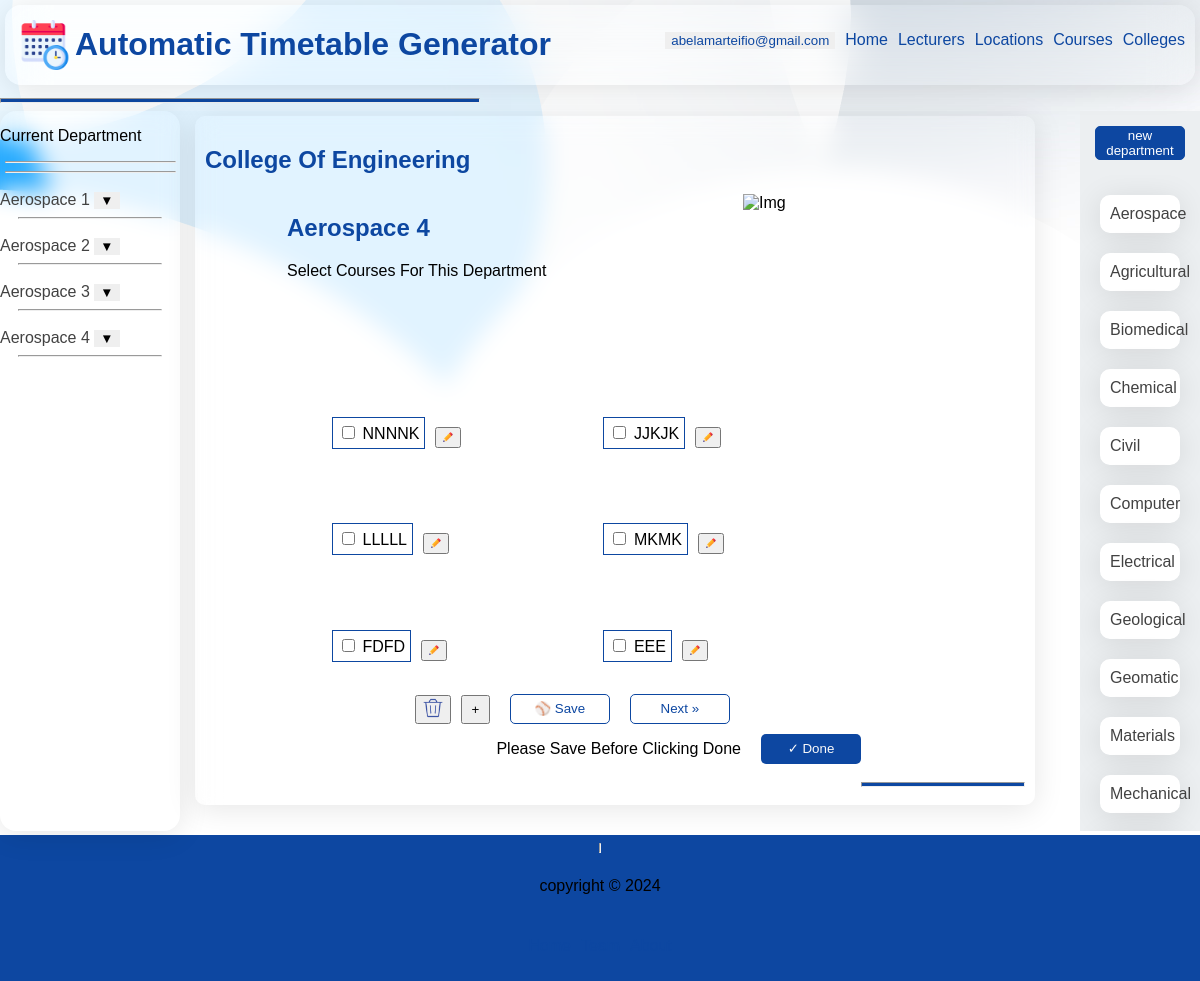
The app's page /abelamarteifio@gmail.com/select/1/Aerospace/4 with its own data.
### webversion/models.py (models this page shows, shortened)
class UserAccount(models.Model):
    email = models.EmailField(null=True, max_length=255)
    password = models.CharField(max_length=255, null=True)

class Department(models.Model):
    name = models.CharField(max_length=255, null=True)
    code = models.CharField(max_length=50, null=True)
    college_main = models.ForeignKey("College", on_delete=models.CASCADE, related_name="department_college", null=True)
    college = models.CharField(max_length=255, null=True)
    max_yg = models.PositiveSmallIntegerField(default=4, null=True)
    creator = models.ForeignKey(UserAccount, on_delete=models.CASCADE, related_name="department_creator", null=True)
    limited = models.BooleanField(null=True)

class College(models.Model):
    name = models.CharField(null=True,max_length=255)
    creater = models.ForeignKey("UserAccount", on_delete=models.CASCADE, related_name="college_user")
    rows_per_day = models.PositiveSmallIntegerField(null=True)
    days_per_week = models.PositiveSmallIntegerField(null=True)

class Course(models.Model):
    code = models.CharField(max_length=15)
    name = models.CharField(max_length=255, null=True)
    lecturer = models.ForeignKey("Lecturer", on_delete=models.CASCADE, related_name="alecturer", null=True)
    department = models.ForeignKey("Department", on_delete=models.CASCADE, related_name="adepartment", null=True)
    hours = models.PositiveSmallIntegerField(default=2, null=True)
    has_labs = models.BooleanField(default=False, null=True)
    is_combined = models.BooleanField(default=False, null=True)
    is_lab_only = models.BooleanField(default=False, null=True)
    is_elective = models.BooleanField(default=False, null=True)
    lab_hours = models.PositiveSmallIntegerField(default=0, null=True)
    is_contiguous_lab_time = models.BooleanField(default=0, null=True)
    year_group = models.PositiveSmallIntegerField(null=True)
    estimated_class_size = models.PositiveIntegerField(default=200, null=True)
    creator = models.ForeignKey(UserAccount, on_delete=models.CASCADE, related_name="course_creator", null=True)

### webversion/views.py (the view, shortened to what this page needs)
# urls.py: path('<str:email>/select/<int:college_id>/<str:dname>/<int:id>', views.secondPage, name='pagetwo'),
def secondPage(request, email, college_id, dname,id):
    user_id = UserAccount.objects.get(email=email).id
    template = loader.get_template("page2.html")
    college = College.objects.get(id=college_id)
    department = Department.objects.get(name=dname, college_main_id=college_id, creator_id=user_id)
    departments = Department.objects.filter(college_main_id=college_id)
    max_yg = department.max_yg
    year_groups = [i for i in range(1,max_yg+1)]
    course = Course.objects.filter(department_id = department.id, year_group=id)
    average_Courses_Per_Day = 5
    locations = Location.objects.filter(creator_id=user_id)
    result = {}
    for course_id in selected_courses:
        scourse = Course.objects.get(id=course_id)
        result[course_id] = scourse
    lastdepartment = departments.filter().last().id
    firstdepartment = departments.filter().first().id
    page = id - 1
    tp = id
    if((page == 0) and (department.id is not lastdepartment)):
        d = department.id + 1
        dname = departments.get(id = d)
        page = 4
    if((department.id == lastdepartment) and (page == 0)):
        page = "viewselected"
    context = {
        "courses" : course, "departments" : departments,"college": college_id
        ,"ldept":lastdepartment, "result":result, "year_groups": year_groups,
          "dname": dname, "page" : page, "tp":tp, "department": department,
          "email":email, "college_name":college.name,"n_locations":len(locations)
          }
    return HttpResponse(template.render(context, request))

### webversion/Templates/page2.html (shortened to what this page needs)
{% extends 'main.html' %}
{% load static %}
    {% block content %}
<div class="deptsection">
<div class="sidenav">
    <div class="leftsubnav">
        <p>current department</p>
        <hr width="95%">
        <hr width="95%">
        {% for year_group in year_groups %}
        <div class="subnav">
            <a href="{% url 'pagetwo' email department.college_main_id department.name year_group %}">{{department.name}} {{year_group}}</a>
            <button type="button" class="drpsymbol" onclick="dropDown()" style="border: none;">&#x25bc;</button>
        </div>
        <hr width="80%">
        {% endfor %}
    </div>
</div>
<div class="main">
    <h2>college of {{college_name}}</h2>
    <div class="mainhead">
        <div class="left">
            <h2>{{ department.name }} {{ tp }}</h2>
            <p>Select courses for this Department</p>
        </div>
        <img id="book1" src="{% static 'book1.gif' %}" alt="img">
    </div>
    <div class="firstyear">
        <form method="post">
            <div class="scourses">
                {% for course in courses %}
                <div class="inner">
                    <div class="selectcourses" onclick="checkbox(id)" id="course{% cycle "1" "2" "3" "4" "5" "6" "7" "8" "9" "10" "11" "12" "13" "14" "15" "16" "17" "18" "19" "20" "21" "22" "23" %}">
                        <input type="checkbox" id="{{ course.code }}" value="{{ course.id }}" name="course{% cycle "1" "2" "3" "4" "5" "6" "7" "8" "9" "10" "11" "12" "13" "14" "15" "16" "17" "18" "19" "20" "21" "22" "23" %}">
                        <label for="{{ course.code }}">
                            {{course.code}}
                        </label>
                    </div>
                    <a href="{% url 'editCourse' email course.code course.id %}" target="_parent"">
                        <button id="editCourse" type="button" value="{{ course.id }}">
                            <img src="{% static 'pencil.png' %}" alt="EditCourse" width="10px" height="10px">
                        </button>
                    </a>
                </div>
                {% empty %}
                <p>empty &#8594;</p><br>
                <p>please select the <strong>plus &plus;</strong> button</button></p>
                {% endfor %}
            </div>
            <div class="btns">
                <button type="submit" id="deletecourse" formmethod="post" formaction="{% url 'deletecourse' email college department.name tp %}">
                    <img src="{% static 'trash-can.png' %}" width="20px" height="20px">
                </button>
                <a href="{% url 'createCourse' email department.id tp %}">
                    <button type="button" id="addCourse" value="Add A Course" style="width: 29px; height: 29px; margin-left: 10px;">
                        &plus;
                    </button>
                </a>
                <a href=""><button id="save" type="submit" value="post">&#9918; Save</button></a>
                {% if page >= 1 %}
                <button id="nextbtn" type="submit" value="post" formaction="{% url 'pagetwo' email college dname page %}">Next &raquo;</button>
                {% endif %}
            </div>
            <div class="span">
                <p>Please save before clicking done</p>
            <button id="done" type="submit" value="post" formaction="{% url 'viewSelected' email college %}">&#10003; Done</button>
            </div>
        </form>
    </div>
    <hr width="20%" style="height: 5px; background-color: #0d47a1; float: right;">
</div>
<div class="rightnav">
    <div class="rightsubnav-link">
        <a href="/{{email}}/createDepartment/{{college}}/pagetwo"><button>new department</button></a>
    </div>
    <div class="rightsubnav">
        {% for department in departments %}
        <div class="departments" id="dept{% cycle "1" "2" "3" "4" "5" "6" "7" "8" "9" "10" "11" "12" "13" "14" "15" "16" "17" "18" "19" "20" "21" "22" "23" %}">
            <a href="{% url 'pagetwo' email department.college_main_id department.name department.max_yg %}">
                {{department.name}}
            </a>
        </div>
    {% endfor %}
    </div>
</div>
</div>
{% endblock %}

### webversion/Templates/main.html (shortened to what this page needs)
{% load static %}
<!DOCTYPE html>
<html lang="en">
<head>
    <link rel="stylesheet" href="{% static 'style.css' %}">
</head>
<body id="main-body">
    <header id="header">
        <div class="subHead">
            <div class="logo">
                    <img src="{% static 'logo.png' %}" alt="logo" width="50px" height="50px"/>
                <h1>Automatic Timetable Generator</h1>
            </div>
            <nav class="TopNavBar">
                <ul>
                    {% if email %}
                    <li>
                        <button id="email1" type="button" onclick="uPanel()">
                            {{email}}
                        </button>
                    </li>
                    {% endif %}
                    <li>
                        <a href="/0">home</a>
                    </li>
                    {% if email %}
                    <li>
                        <a href="{% url 'alllecturers' email %}">lecturers</a>
                    </li>
                    <li>
                        <a href="{% url 'locations' email %}">locations</a>
                    </li>
                    {% if college < 100 %}
                    <li>
                        <a href="{% url 'viewSelected' email college %}">courses</a>
                    </li>
                    <li>
                        <a href="{% url 'colleges' email %}">colleges</a>
                    </li>
                {% endif %}
                {% endif %}
            </nav>
        </div>
        <hr>
    </header>
    <div class="body">
    {% block content %}
    {% endblock %}
    </div>
    <footer>
        <hr style="float: right; background-color: #0d47a1; height: 10px;">
        <p>copyright &copy; 2024</p>
        <div class="BottomNavBar">
            <ul>
                <li>
                    <a href="/">home</a>
                </li>
                <li>
                    <a href="">team</a>
                </li>
                <li>
                    <a href="">about</a>
                </li>
            </ul>
        </div>
    </footer>
</body>
</html>

### records on screen
UserAccount: email "abelamarteifio@gmail.com"
Department: name "Aerospace" "Aerospace" "Aerospace" "Aerospace", name "Aerospace"
College: name "Engineering"
Course: code "NNNNK", {{ course.id }} 266 (drawn)
Course: code "JJKJK", {{ course.id }} 267 (drawn)
Course: code "LLLLL", {{ course.id }} 268 (drawn)
Course: code "MKMK", {{ course.id }} 269 (drawn)
Course: code "FDFD", {{ course.id }} 276 (drawn)
Course: code "EEE", {{ course.id }} 283 (drawn)
Department: name "Agricultural"
Department: name "Biomedical"
Department: name "Chemical"
Department: name "Civil"
Department: name "Computer"
Department: name "Electrical"
Department: name "Geological"
Department: name "Geomatic"
Department: name "Materials"
Department: name "Mechanical"

### other values on screen
{{ year_group }} "1" "2" "3" "4"
{{ tp }} "4"
